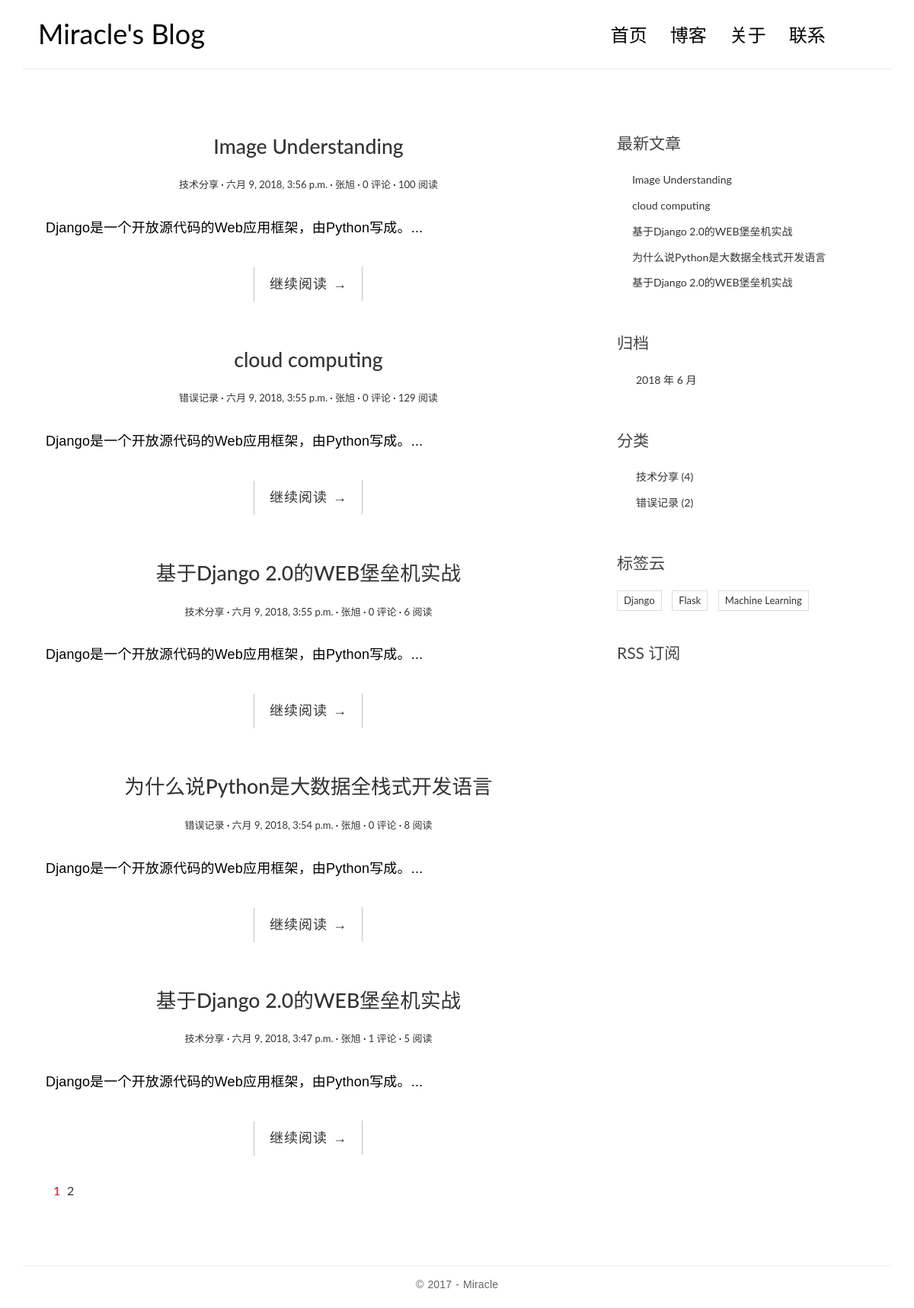
The page / on the database its author committed.
### blog/models.py (models this page shows, shortened)
@python_2_unicode_compatible
class Post(models.Model):
    title = models.CharField(max_length=70)
    body = models.TextField()
    created_time = models.DateTimeField()
    modified_time = models.DateTimeField()
    excerpt = models.CharField(max_length=200, blank=True)
    views = models.PositiveIntegerField(default=0)
    category = models.ForeignKey(Category,on_delete=models.CASCADE)
    tags = models.ManyToManyField(Tag, blank=True)
    author = models.ForeignKey(User,on_delete=models.CASCADE)
    def get_absolute_url(self):
        return reverse('blog:detail', kwargs={'pk': self.pk})
    class Meta:
        ordering = ['-created_time']

@python_2_unicode_compatible
class Category(models.Model):
    name = models.CharField(max_length=100)

@python_2_unicode_compatible
class Tag(models.Model):
    name = models.CharField(max_length=100)

### blog/views.py (the view, shortened to what this page needs)
# urls.py: url(r'^$', views.IndexView.as_view(), name='index'),
class IndexView(ListView):
    model = Post
    template_name = 'blog/index.html'
    context_object_name = 'post_list'
    paginate_by = 5
    def get_context_data(self, **kwargs):
        context = super(IndexView, self).get_context_data(**kwargs)
        paginator = context.get('paginator')
        page = context.get('page_obj')
        is_paginated = context.get('is_paginated')
        pagination_data = self.pagination_data(paginator, page, is_paginated)
        context.update(pagination_data)
        return context
    def pagination_data(self, paginator, page, is_paginated):
        if not is_paginated:
            return {}
        left = []
        right = []
        left_has_more = False
        right_has_more = False
        first = False
        last = False
        page_number = page.number
        total_pages = paginator.num_pages
        page_range = paginator.page_range
        if page_number == 1:
            right = page_range[page_number:page_number + 2]
            if right[-1] < total_pages - 1:
                right_has_more = True
            if right[-1] < total_pages:
                last = True
        elif page_number == total_pages:
            left = page_range[(page_number - 3) if (page_number - 3) > 0 else 0:page_number - 1]
            if left[0] > 2:
                left_has_more = True
            if left[0] > 1:
                first = True
        data = {
            'left': left,
            'right': right,
            'left_has_more': left_has_more,
            'right_has_more': right_has_more,
            'first': first,
            'last': last,
        }
        return data

### blog/templatetags/blog_tags.py (called while the page is built)
@register.simple_tag
def get_recent_posts(num=5):
    return Post.objects.all()[:num]

@register.simple_tag
def archives():
    return Post.objects.dates('created_time', 'month', order='DESC')

@register.simple_tag
def get_categories():
    return Category.objects.annotate(num_posts=Count('post')).filter(num_posts__gt=0)

@register.simple_tag
def get_tags():
    return Tag.objects.annotate(num_posts=Count('post')).filter(num_posts__gt=0)

### templates/blog/index.html (shortened to what this page needs)
{% extends 'base.html' %}
{% block main %}
    {% for post in post_list %}
        <article class="post post-{{ post.pk }}">
            <header class="entry-header">
                <h1 class="entry-title">
                    <a href="{{ post.get_absolute_url }}">{{ post.title }}</a>
                </h1>
                <div class="entry-meta">
                    <span class="post-category">
                        <a href="{% url 'blog:category' post.category.pk %}">{{ post.category.name }}</a></span>
                    <span class="post-date"><a href="#"><time class="entry-date"
                                                              datetime="{{ post.created_time }}">{{ post.created_time }}</time></a></span>
                    <span class="post-author"><a href="#">{{ post.author }}</a></span>
                    <span class="comments-link">
                        <a href="{{ post.get_absolute_url }}#comment-area">{{ post.comment_set.count }} 评论</a></span>
                    <span class="views-count"><a href="{{ post.get_absolute_url }}">{{ post.views }} 阅读</a></span>
                </div>
            </header>
            <div class="entry-content clearfix">
                <p>{{ post.excerpt }}...</p>
                <div class="read-more cl-effect-14">
                    <a href="{{ post.get_absolute_url }}" class="more-link">继续阅读 <span class="meta-nav">→</span></a>
                </div>
            </div>
        </article>
    {% empty %}
        <div class="no-post">暂时还没有发布的文章！</div>
    {% endfor %}
    {% if is_paginated %}
        <div class="pagination">
            <ul>
                <li class="current"><a href="?page={{ page_obj.number }}">{{ page_obj.number }}</a></li>
                {% if right %}
                    {% for i in right %}
                        <li><a href="?page={{ i }}">{{ i }}</a></li>
                    {% endfor %}
                {% endif %}
            </ul>
        </div>
    {% endif %}
{% endblock main %}

### templates/base.html (shortened to what this page needs)
{% load staticfiles %}
{% load blog_tags %}
<!DOCTYPE html>
<html>
<head>
    <link rel="stylesheet" href="http://code.ionicframework.com/ionicons/2.0.1/css/ionicons.min.css">
    <link rel="stylesheet" href="{% static 'blog/css/bootstrap.min.css' %}">
    <link rel="stylesheet" href="{% static 'blog/css/pace.css' %}">
    <link rel="stylesheet" href="{% static 'blog/css/custom.css' %}">
    <link rel="stylesheet" href="{% static 'blog/css/highlights/github.css' %}">
</head>
<body>
<div class="container">
    <header id="site-header">
        <div class="row">
            <div class="col-md-4 col-sm-5 col-xs-8">
                <div class="logo">
                    <h1><a href="{% url 'blog:index' %}"><b>Miracle's Blog</b></a></h1>
                </div>
            </div>
            <div class="col-md-8 col-sm-7 col-xs-4">
                <nav class="main-nav" role="navigation">
                    <div class="collapse navbar-collapse" id="bs-example-navbar-collapse-1">
                        <ul class="nav navbar-nav navbar-right">
                            <li class="cl-effect-11"><a href="{% url 'blog:index' %}" data-hover="首页">首页</a></li>
                            <li class="cl-effect-11"><a href="#" data-hover="博客">博客</a></li>
                            <li class="cl-effect-11"><a href="#" data-hover="关于">关于</a></li>
                            <li class="cl-effect-11"><a href="#" data-hover="联系">联系</a></li>
                        </ul>
                    </div>
                </nav>
            </div>
        </div>
    </header>
</div>
<div class="content-body">
    <div class="container">
        <div class="row">
            <main class="col-md-8">
                {% block main %}
                {% endblock main %}
            </main>
            <aside class="col-md-4">
                <div class="widget widget-recent-posts">
                    <h3 class="widget-title">最新文章</h3>
                    {% get_recent_posts as recent_post_list %}
                    <ul>
                        {% for post in recent_post_list %}
                            <li>
                                <a href="{{ post.get_absolute_url }}">{{ post.title }}</a>
                            </li>
                        {% empty %}
                            暂无文章！
                        {% endfor %}
                    </ul>
                </div>
                <div class="widget widget-archives">
                    <h3 class="widget-title">归档</h3>
                    {% archives as date_list %}
                    <ul>
                        {% for date in date_list %}
                            <li>
                                <a href="{% url 'blog:archives' date.year date.month %}">{{ date.year }}
                                    年 {{ date.month }} 月</a>
                            </li>
                        {% empty %}
                            暂无归档！
                        {% endfor %}
                    </ul>
                </div>
                <div class="widget widget-category">
                    <h3 class="widget-title">分类</h3>
                    {% get_categories as category_list %}
                    <ul>
                        {% for category in category_list %}
                            <li>
                                <a href="{% url 'blog:category' category.pk %}">{{ category.name }} <span
                                        class="post-count">({{ category.num_posts }})</span></a>
                            </li>
                        {% empty %}
                            暂无分类！
                        {% endfor %}
                    </ul>
                </div>
                <div class="widget widget-tag-cloud">
                    <h3 class="widget-title">标签云</h3>
                    {% get_tags as tag_list %}
                    <ul>
                        {% for tag in tag_list %}
                            <li>
                                <a href="{% url 'blog:tag' tag.pk %}">{{ tag.name }}</a>
                            </li>
                        {% empty %}
                            暂无标签！
                        {% endfor %}
                    </ul>
                </div>
                <div class="rss">
                    <a href="{% url 'rss' %}"> RSS 订阅</a>
                </div>
            </aside>
        </div>
    </div>
</div>
<footer id="site-footer">
    <div class="container">
        <div class="row">
            <div class="col-md-12">
                <p class="copyright">&copy 2017 - Miracle</a>
                </p>
            </div>
        </div>
    </div>
</footer>
</body>
</html>

### blog/static/blog/css/custom.css (style rules this page uses)
* { outline: none; }
h1, h2, h3, h4, h5, h6 { margin-top: 0; }
b { font-weight: 400; }
a { color: #333; }
body { color: #444; font-family: 'Lato', sans-serif; }
p { font-family: 'Ubuntu', sans-serif; font-weight: 400; word-spacing: 1px; letter-spacing: 0.01em; }
#site-header { background-color: #FFF; padding: 25px 20px; margin-bottom: 40px; border-bottom: 1px solid #e7e7e7; }
.logo h1 a { color: #000; }
.logo h1 { margin: 0; font-family: 'Lato', sans-serif; font-weight: 300; }
.main-nav { margin-top: 11px; max-width: 95%; }
.main-nav a { color: #000000 !important; padding: 0 0 5px 0 !important; margin-right: 30px; font-family: 'Lato', sans-serif; font-weight: 300; font-size: 24px; }
.cl-effect-11 a { padding: 10px 0; color: #0972b4; text-shadow: none; }
.cl-effect-11 a::before { position: absolute; top: 0; left: 0; overflow: hidden; padding: 0 0 5px 0 !important; max-width: 0; border-bottom: 1px solid #000; color: #000; content: attr(data-hover); white-space: nowrap; -webkit-transition: max-width 0.5s; -moz-transition: max-width 0.5s; transition: max-width 0.5s; }
.content-body { padding-bottom: 4em; }
.post { background: #fff; padding: 30px 30px 0; }
.entry-title { text-align: center; font-size: 1.9em; margin-bottom: 20px; line-height: 1.6; padding: 10px 20px 0; }
.entry-meta { text-align: center; color: #DDDDDD; font-size: 13px; margin-bottom: 30px; }
.entry-content { font-size: 18px; line-height: 1.9; font-weight: 300; color: #000; }
.post-category::after, .post-date::after, .post-author::after, .comments-link::after { content: ' ·'; color: #000; }
.read-more { font-family: 'Ubuntu', sans-serif; font-weight: 400; word-spacing: 1px; letter-spacing: 0.01em; text-align: center; margin-top: 20px; }
.cl-effect-14 a { padding: 0 20px; height: 45px; line-height: 45px; position: relative; display: inline-block; margin: 15px 25px; letter-spacing: 1px; font-weight: 400; text-shadow: 0 0 1px rgba(255, 255, 255, 0.3); }
.cl-effect-14 a::before, .cl-effect-14 a::after { position: absolute; width: 45px; height: 1px; background: #C3C3C3; content: ''; -webkit-transition: all 0.3s; -moz-transition: all 0.3s; transition: all 0.3s; pointer-events: none; }
.cl-effect-14 a::before { top: 0; left: 0; -webkit-transform: rotate(90deg); -moz-transform: rotate(90deg); transform: rotate(90deg); -webkit-transform-origin: 0 0; -moz-transform-origin: 0 0; transform-origin: 0 0; }
.cl-effect-14 a::after { right: 0; bottom: 0; -webkit-transform: rotate(90deg); -moz-transform: rotate(90deg); transform: rotate(90deg); -webkit-transform-origin: 100% 0; -moz-transform-origin: 100% 0; transform-origin: 100% 0; }
.widget { background: #fff; padding: 30px 0 0; }
.widget-title { font-size: 1.5em; margin-bottom: 20px; line-height: 1.6; padding: 10px 0 0; font-weight: 400; }
.widget-recent-posts ul { padding: 0; margin: 0; padding-left: 20px; }
.widget-recent-posts ul li { list-style-type: none; position: relative; line-height: 170%; margin-bottom: 10px; }
.widget-recent-posts ul li::before { content: '\f3d3'; font-family: "Ionicons"; position: absolute; left: -17px; top: 3px; font-size: 16px; color: #000; }
.widget-archives ul { padding: 0; margin: 0; padding-left: 25px; }
.widget-archives ul li { list-style-type: none; position: relative; line-height: 170%; margin-bottom: 10px; }
.widget-archives ul li::before { content: '\f3f3'; font-family: "Ionicons"; position: absolute; left: -25px; top: 1px; font-size: 16px; color: #000; }
.widget-category ul { padding: 0; margin: 0; padding-left: 25px; }
.widget-category ul li { list-style-type: none; position: relative; line-height: 170%; margin-bottom: 10px; }
.widget-category ul li::before { content: '\f3fe'; font-family: "Ionicons"; position: absolute; left: -25px; top: 1px; font-size: 18px; color: #000; }
.widget-tag-cloud ul { padding: 0; margin: 0; margin-right: -10px; }
.widget-tag-cloud ul li { list-style-type: none; font-size: 13px; display: inline-block; margin-right: 10px; margin-bottom: 10px; padding: 3px 8px; border: 1px solid #ddd; }
.rss { font-size: 21px; margin-top: 30px; }
.rss a { color: #444; }
#site-footer { padding-top: 10px; padding: 0 0 1.5em 0; }
.copyright { text-align: center; padding-top: 1em; margin: 0; border-top: 1px solid #eee; color: #666; }
.pagination ul { list-style: none; }
.pagination ul li { display: inline-block; font-size: 16px; margin-right: 5px; }
.current a { color: red; }

### rows shown on the page
Post: title "Image Understanding", category.name "技术分享", created_time "六月 9, 2018, 3:56 p.m.", author "张旭", comment_set.count "0", views "100", excerpt "Django是一个开放源代码的Web应用框架，由Python写成。"
Post: title "cloud computing", category.name "错误记录", created_time "六月 9, 2018, 3:55 p.m.", author "张旭", comment_set.count "0", views "129", excerpt "Django是一个开放源代码的Web应用框架，由Python写成。"
Post: title "基于Django 2.0的WEB堡垒机实战", category.name "技术分享", created_time "六月 9, 2018, 3:55 p.m.", author "张旭", comment_set.count "0", views "6", excerpt "Django是一个开放源代码的Web应用框架，由Python写成。"
Post: title "为什么说Python是大数据全栈式开发语言", category.name "错误记录", created_time "六月 9, 2018, 3:54 p.m.", author "张旭", comment_set.count "0", views "8", excerpt "Django是一个开放源代码的Web应用框架，由Python写成。"
Post: title "基于Django 2.0的WEB堡垒机实战", category.name "技术分享", created_time "六月 9, 2018, 3:47 p.m.", author "张旭", comment_set.count "1", views "5", excerpt "Django是一个开放源代码的Web应用框架，由Python写成。"
Category: name "技术分享", num_posts "4"
Category: name "错误记录", num_posts "2"
Tag: name "Django"
Tag: name "Flask"
Tag: name "Machine Learning"

### other values the page prints
{{ page_obj.number }} "1"
{{ i }} "2"
{{ date.year }} "2018"
{{ date.month }} "6"
